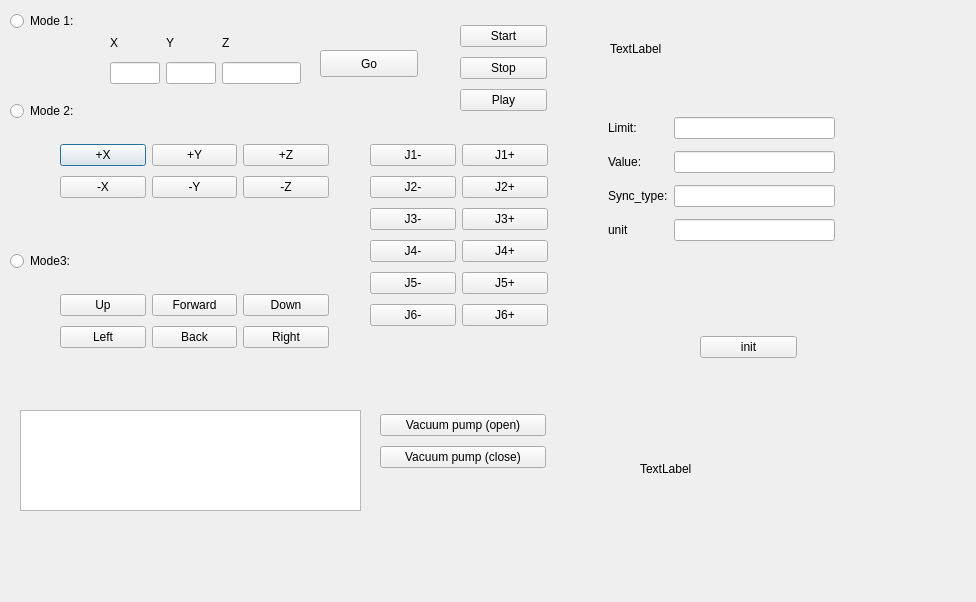
<?xml version="1.0" encoding="UTF-8"?>
<ui version="4.0">
 <class>Dialog2</class>
 <widget class="QDialog" name="Dialog2">
  <property name="geometry">
   <rect>
    <x>0</x>
    <y>0</y>
    <width>976</width>
    <height>602</height>
   </rect>
  </property>
  <property name="windowTitle">
   <string>Dialog</string>
  </property>
  <widget class="QLabel" name="label">
   <property name="geometry">
    <rect>
     <x>610</x>
     <y>40</y>
     <width>67</width>
     <height>17</height>
    </rect>
   </property>
   <property name="text">
    <string>TextLabel</string>
   </property>
  </widget>
  <widget class="QRadioButton" name="radioButton">
   <property name="geometry">
    <rect>
     <x>10</x>
     <y>100</y>
     <width>116</width>
     <height>22</height>
    </rect>
   </property>
   <property name="text">
    <string>Mode 2:</string>
   </property>
  </widget>
  <widget class="QRadioButton" name="radioButton_2">
   <property name="geometry">
    <rect>
     <x>10</x>
     <y>250</y>
     <width>116</width>
     <height>22</height>
    </rect>
   </property>
   <property name="text">
    <string>Mode3:</string>
   </property>
  </widget>
  <widget class="QWidget" name="layoutWidget">
   <property name="geometry">
    <rect>
     <x>60</x>
     <y>140</y>
     <width>269</width>
     <height>62</height>
    </rect>
   </property>
   <layout class="QGridLayout" name="gridLayout_2">
    <item row="0" column="0">
     <widget class="QPushButton" name="pushButton_3">
      <property name="text">
       <string>+X</string>
      </property>
     </widget>
    </item>
    <item row="0" column="1">
     <widget class="QPushButton" name="pushButton_4">
      <property name="text">
       <string>+Y</string>
      </property>
     </widget>
    </item>
    <item row="0" column="2">
     <widget class="QPushButton" name="pushButton_5">
      <property name="text">
       <string>+Z</string>
      </property>
     </widget>
    </item>
    <item row="1" column="0">
     <widget class="QPushButton" name="pushButton_6">
      <property name="text">
       <string>-X</string>
      </property>
     </widget>
    </item>
    <item row="1" column="1">
     <widget class="QPushButton" name="pushButton_7">
      <property name="text">
       <string>-Y</string>
      </property>
     </widget>
    </item>
    <item row="1" column="2">
     <widget class="QPushButton" name="pushButton_8">
      <property name="text">
       <string>-Z</string>
      </property>
     </widget>
    </item>
   </layout>
  </widget>
  <widget class="QWidget" name="layoutWidget">
   <property name="geometry">
    <rect>
     <x>60</x>
     <y>290</y>
     <width>269</width>
     <height>62</height>
    </rect>
   </property>
   <layout class="QGridLayout" name="gridLayout_3">
    <item row="0" column="0">
     <widget class="QPushButton" name="pushButton_9">
      <property name="text">
       <string>Up</string>
      </property>
     </widget>
    </item>
    <item row="0" column="1">
     <widget class="QPushButton" name="pushButton_10">
      <property name="text">
       <string>Forward</string>
      </property>
     </widget>
    </item>
    <item row="0" column="2">
     <widget class="QPushButton" name="pushButton_11">
      <property name="text">
       <string>Down</string>
      </property>
     </widget>
    </item>
    <item row="1" column="0">
     <widget class="QPushButton" name="pushButton_12">
      <property name="text">
       <string>Left</string>
      </property>
     </widget>
    </item>
    <item row="1" column="1">
     <widget class="QPushButton" name="pushButton_13">
      <property name="text">
       <string>Back</string>
      </property>
     </widget>
    </item>
    <item row="1" column="2">
     <widget class="QPushButton" name="pushButton_14">
      <property name="text">
       <string>Right</string>
      </property>
     </widget>
    </item>
   </layout>
  </widget>
  <widget class="QWidget" name="layoutWidget">
   <property name="geometry">
    <rect>
     <x>370</x>
     <y>140</y>
     <width>178</width>
     <height>194</height>
    </rect>
   </property>
   <layout class="QGridLayout" name="gridLayout_4">
    <item row="0" column="0">
     <widget class="QPushButton" name="pushButton_15">
      <property name="text">
       <string>J1-</string>
      </property>
     </widget>
    </item>
    <item row="0" column="1">
     <widget class="QPushButton" name="pushButton_16">
      <property name="text">
       <string>J1+</string>
      </property>
     </widget>
    </item>
    <item row="1" column="0">
     <widget class="QPushButton" name="pushButton_17">
      <property name="text">
       <string>J2-</string>
      </property>
     </widget>
    </item>
    <item row="1" column="1">
     <widget class="QPushButton" name="pushButton_18">
      <property name="text">
       <string>J2+</string>
      </property>
     </widget>
    </item>
    <item row="2" column="0">
     <widget class="QPushButton" name="pushButton_19">
      <property name="text">
       <string>J3-</string>
      </property>
     </widget>
    </item>
    <item row="2" column="1">
     <widget class="QPushButton" name="pushButton_20">
      <property name="text">
       <string>J3+</string>
      </property>
     </widget>
    </item>
    <item row="3" column="0">
     <widget class="QPushButton" name="pushButton_21">
      <property name="text">
       <string>J4-</string>
      </property>
     </widget>
    </item>
    <item row="3" column="1">
     <widget class="QPushButton" name="pushButton_22">
      <property name="text">
       <string>J4+</string>
      </property>
     </widget>
    </item>
    <item row="4" column="0">
     <widget class="QPushButton" name="pushButton_23">
      <property name="text">
       <string>J5-</string>
      </property>
     </widget>
    </item>
    <item row="4" column="1">
     <widget class="QPushButton" name="pushButton_24">
      <property name="text">
       <string>J5+</string>
      </property>
     </widget>
    </item>
    <item row="5" column="0">
     <widget class="QPushButton" name="pushButton_25">
      <property name="text">
       <string>J6-</string>
      </property>
     </widget>
    </item>
    <item row="5" column="1">
     <widget class="QPushButton" name="pushButton_26">
      <property name="text">
       <string>J6+</string>
      </property>
     </widget>
    </item>
   </layout>
  </widget>
  <widget class="QPlainTextEdit" name="plainTextEdit">
   <property name="geometry">
    <rect>
     <x>20</x>
     <y>410</y>
     <width>341</width>
     <height>101</height>
    </rect>
   </property>
  </widget>
  <widget class="QWidget" name="layoutWidget">
   <property name="geometry">
    <rect>
     <x>460</x>
     <y>21</y>
     <width>87</width>
     <height>95</height>
    </rect>
   </property>
   <layout class="QGridLayout" name="gridLayout">
    <item row="0" column="0">
     <widget class="QPushButton" name="pushButton">
      <property name="text">
       <string>Start</string>
      </property>
     </widget>
    </item>
    <item row="1" column="0">
     <widget class="QPushButton" name="pushButton_2">
      <property name="text">
       <string>Stop</string>
      </property>
     </widget>
    </item>
    <item row="2" column="0">
     <widget class="QPushButton" name="pushButton_27">
      <property name="text">
       <string>Play</string>
      </property>
     </widget>
    </item>
   </layout>
  </widget>
  <widget class="QWidget" name="layoutWidget">
   <property name="geometry">
    <rect>
     <x>700</x>
     <y>300</y>
     <width>97</width>
     <height>95</height>
    </rect>
   </property>
   <layout class="QGridLayout" name="gridLayout_6">
    <item row="0" column="0">
     <widget class="QPushButton" name="pushButton_28">
      <property name="text">
       <string>init</string>
      </property>
     </widget>
    </item>
   </layout>
  </widget>
  <widget class="QWidget" name="layoutWidget">
   <property name="geometry">
    <rect>
     <x>380</x>
     <y>410</y>
     <width>166</width>
     <height>62</height>
    </rect>
   </property>
   <layout class="QGridLayout" name="gridLayout_7">
    <item row="1" column="1">
     <widget class="QPushButton" name="pushButton_30">
      <property name="text">
       <string>Vacuum pump (close)</string>
      </property>
     </widget>
    </item>
    <item row="0" column="1">
     <widget class="QPushButton" name="pushButton_29">
      <property name="text">
       <string>Vacuum pump (open)</string>
      </property>
     </widget>
    </item>
   </layout>
  </widget>
  <widget class="QRadioButton" name="radioButton_3">
   <property name="geometry">
    <rect>
     <x>10</x>
     <y>10</y>
     <width>116</width>
     <height>22</height>
    </rect>
   </property>
   <property name="text">
    <string>Mode 1:</string>
   </property>
  </widget>
  <widget class="QPushButton" name="pushButton_31">
   <property name="geometry">
    <rect>
     <x>320</x>
     <y>50</y>
     <width>98</width>
     <height>27</height>
    </rect>
   </property>
   <property name="text">
    <string>Go</string>
   </property>
  </widget>
  <widget class="QWidget" name="layoutWidget">
   <property name="geometry">
    <rect>
     <x>110</x>
     <y>30</y>
     <width>191</width>
     <height>54</height>
    </rect>
   </property>
   <layout class="QGridLayout" name="gridLayout_9">
    <item row="0" column="0">
     <widget class="QLabel" name="label_4">
      <property name="text">
       <string>X</string>
      </property>
     </widget>
    </item>
    <item row="1" column="0" colspan="2">
     <widget class="QLineEdit" name="lineEdit_3"/>
    </item>
    <item row="1" column="2" colspan="2">
     <widget class="QLineEdit" name="lineEdit_4"/>
    </item>
    <item row="1" column="4">
     <widget class="QLineEdit" name="lineEdit_5"/>
    </item>
    <item row="0" column="2">
     <widget class="QLabel" name="label_5">
      <property name="text">
       <string>Y</string>
      </property>
     </widget>
    </item>
    <item row="0" column="4">
     <widget class="QLabel" name="label_6">
      <property name="text">
       <string>Z</string>
      </property>
     </widget>
    </item>
   </layout>
  </widget>
  <widget class="QWidget" name="layoutWidget">
   <property name="geometry">
    <rect>
     <x>608</x>
     <y>111</y>
     <width>227</width>
     <height>136</height>
    </rect>
   </property>
   <layout class="QGridLayout" name="gridLayout_5">
    <item row="0" column="0">
     <widget class="QLabel" name="label_8">
      <property name="text">
       <string>Limit:</string>
      </property>
     </widget>
    </item>
    <item row="0" column="1">
     <widget class="QLineEdit" name="lineEdit_7"/>
    </item>
    <item row="1" column="0">
     <widget class="QLabel" name="label_3">
      <property name="text">
       <string>Value:</string>
      </property>
     </widget>
    </item>
    <item row="1" column="1">
     <widget class="QLineEdit" name="lineEdit_2"/>
    </item>
    <item row="2" column="0">
     <widget class="QLabel" name="label_7">
      <property name="text">
       <string>Sync_type:</string>
      </property>
     </widget>
    </item>
    <item row="2" column="1">
     <widget class="QLineEdit" name="lineEdit_6"/>
    </item>
    <item row="3" column="0">
     <widget class="QLabel" name="label_2">
      <property name="text">
       <string>unit</string>
      </property>
     </widget>
    </item>
    <item row="3" column="1">
     <widget class="QLineEdit" name="lineEdit"/>
    </item>
   </layout>
  </widget>
  <widget class="QLabel" name="label_9">
   <property name="geometry">
    <rect>
     <x>640</x>
     <y>460</y>
     <width>67</width>
     <height>17</height>
    </rect>
   </property>
   <property name="text">
    <string>TextLabel</string>
   </property>
  </widget>
 </widget>
 <resources/>
 <connections/>
</ui>
